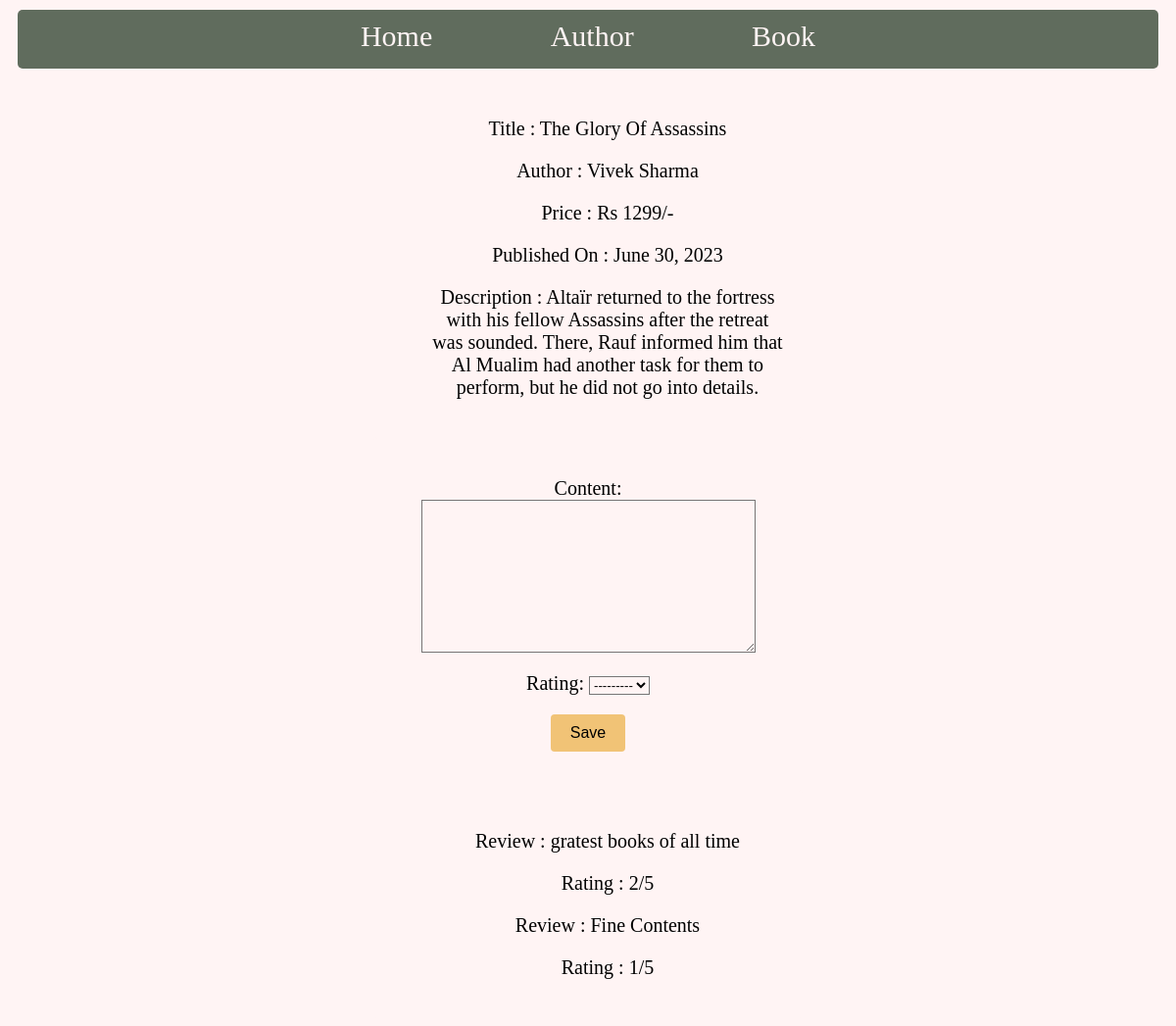
The page /book_detail/1/ on the database its author committed.
### store_app/models.py (models this page shows, shortened)
class BookModel(models.Model):
    title = models.CharField(max_length=40)
    author = models.ForeignKey(AuthorModel,on_delete=models.CASCADE)
    price = models.IntegerField()
    publication_date = models.DateField()
    description = models.TextField()
    image = models.ImageField(upload_to='store_app/image')

class AuthorModel(models.Model):
    name = models.CharField(max_length=40)
    biography = models.TextField()
    photo = models.ImageField(upload_to='store_app/image')
    def __str__(self):
        return self.name

class ReviewModel(models.Model):
    book = models.ForeignKey(BookModel,on_delete=models.CASCADE)
    content = models.TextField()
    rating_choices = [(i,str(i)) for i in range(6)]
    rating = models.IntegerField(choices=rating_choices)

### store_app/views.py (the view)
# urls.py: path('book_detail/<int:id>/',book_detail,name="book_detail"),
def book_detail(request,id):
    book = BookModel.objects.get(id=id)
    reviews = ReviewModel.objects.filter(book=book)
    if request.method == "POST":
        data = ReviewForm(request.POST)
        if data.is_valid():
            new_data = data.save(commit=False)
            new_data.book = book
            new_data.save()
            fm = ReviewForm()
            return render(request,'book_detail.html',{"fm":fm,"reviews":reviews,"book":book})
        else:
            msg = data
            return render(request,'book_detail.html',{"msg":msg,"reviews":reviews,"book":book})
    else:
        fm = ReviewForm()
        return render(request,'book_detail.html',{"fm":fm,"reviews":reviews,"book":book})

### store_app/forms.py
class ReviewForm(forms.ModelForm):
    class Meta:
        model = ReviewModel
        fields = ('content','rating',)

### store_app/templates/book_detail.html (shortened to what this page needs)
{% extends 'base.html' %}
{% block content %}
<div class="container">
    <ul>Title : {{ book.title }}</ul>
    <ul>Author : {{ book.author }}</ul>
    <ul>Price : Rs {{ book.price }}/-</ul>
    <ul>Published On : {{ book.publication_date }}</ul>
    <ul>Description : {{ book.description }}</ul>
</div>
<div class="container">
    <form method="POST" class="sub-container">
            {{fm.as_p}}
            <input type="submit" value="Save">
    </form>
</div>
<div class="container">
    {% for review in reviews %}
        <ul>Review : {{ review.content }}</ul>
        <ul>Rating : {{ review.rating }}/5</ul>
    {% empty %}
        No Reviews Available
    {% endfor %}
</div>
{% endblock %}

### templates/base.html (shortened to what this page needs)
{% load static %}
<html>
	<head>
		<link rel="stylesheet" href="{% static 'c1.css' %}"/>
	</head>
	<body>
        <div class="nav">
                <a href="{% url 'home' %}">Home</a>
                <a href="{% url 'author' %}">Author</a>
                <a href="{% url 'book' %}">Book</a>
        </div>
        {% block content %}
        {% endblock %}
	</body>
</html>

### store_app/static/c1.css (style rules this page uses)
* { background-color:#FFF4F4; }
.nav { background-color:#606C5D; height: 50px; text-align: center; margin: 10px; padding-top: 10px; border-radius: 5px; }
.nav a { font-size: 30px; background-color:#606C5D; color:#FFF4F4; margin:5%; text-decoration:none; }
.sub-container input[type="submit"] { background-color: #F1C376; color: black; border: none; border-radius: 4px; padding: 10px 20px; font-size: 16px; cursor: pointer; }
.container { text-align: center; width: 400px; margin: 0 auto; padding: 20px; border-radius: 5px; font-size: 20px; }
.container form { display: inline-block; }

### rows shown on the page
BookModel: title "The Glory Of Assassins", author "Vivek Sharma", price "1299", publication_date "June 30, 2023", description "Altaïr returned to the fortress with his fellow Assassins after the retreat was sounded. There, Rauf informed him that Al Mualim had another task for them to perform, but he did not go into details."
ReviewModel: content "gratest books of all time", rating "2"
ReviewModel: content "Fine Contents", rating "1"
